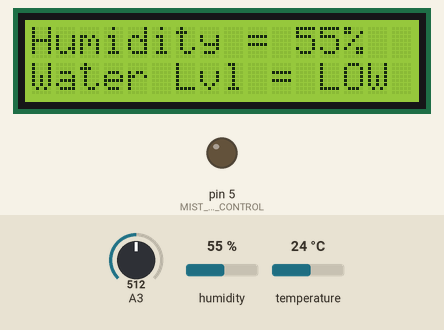
This sketch was run on a simulated Arduino Uno, built with avr-gcc and run on an emulated ATmega328P. On the bench: 16×2 character LCD, output pins drawn as LEDs (lit = HIGH). Inputs (shaded band) come from the test bench; at power-on: A3 = 512, humidity 55 %, temperature 24 °C. Pins used as bus, display or sensor lines are not drawn.

Above: at 10.3 s.
10.4 s: A3 set to 540
At 12.4 s:
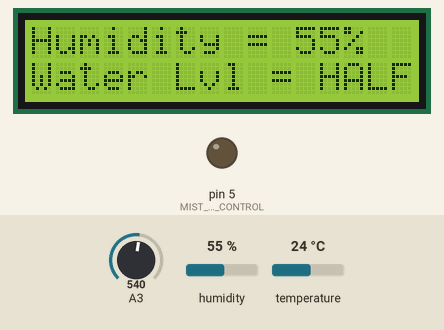
12.8 s: A3 set to 511
At 14.4 s:
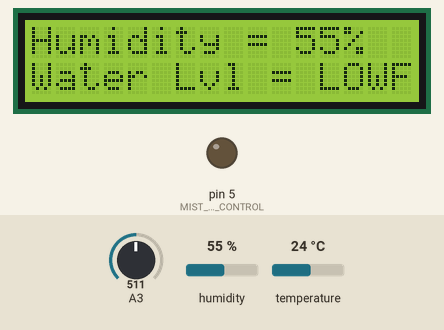
15.0 s: A3 set to 610
At 16.3 s:
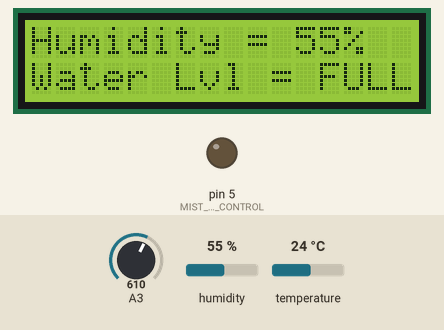
17.3 s: humidity set to 80 %
At 18.4 s:
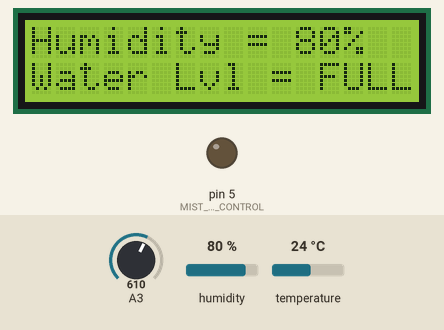
19.5 s: humidity set to 83 %
At 21.4 s:
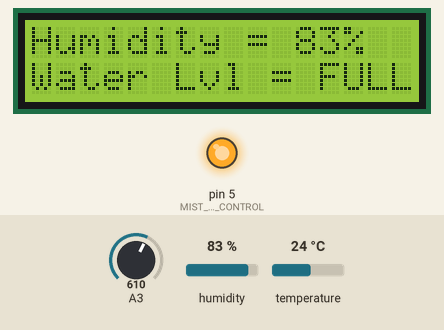
21.7 s: A3 set to 583
At 23.7 s:
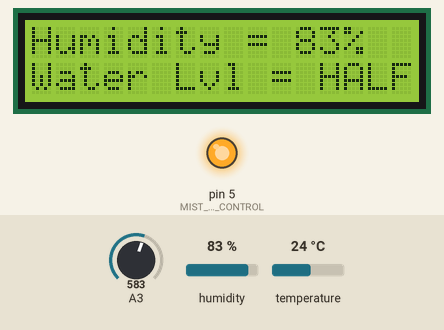
Timing chart, 0 to 24.9 s (numbered marks = the images above; inputs shaded):
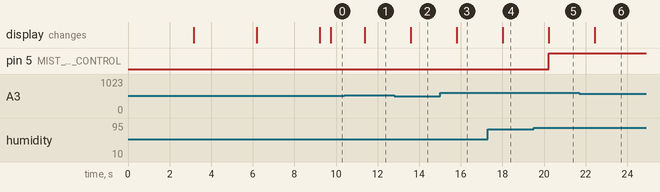

The sketch:

humidity_001.ino
```cpp
//ARDUINO HUMIDITY MEASURING SYSTEM - 6/23/2024 - GROUP 4
//CREATED BY: MANESHA FERNANDO


//LIBRARIES
#include <Wire.h>
#include <LiquidCrystal_I2C.h>
#include <DHT11.h>

//OBJECT NAME
LiquidCrystal_I2C lcd(0x27, 16, 2);
DHT11 manesha(6);

void setup() {

  pinMode(4, OUTPUT); // FILAMENT BULB CONTROL
  pinMode(5, OUTPUT); // MIST MAKER CONTROL


  //LCD INITIALIZATION
  lcd.init();
  lcd.backlight();
  lcd.begin(16, 2);


  //WELCOME MESSAGE..
  lcd.setCursor(0,0);
  lcd.print("WELCOME !!");
  delay(3000);
  lcd.clear();

  lcd.setCursor(0,0);
  lcd.print("ARDUINO HUMIDITY");
  lcd.setCursor(0,1);
  lcd.print("CONTROL SYSTEM");
  delay(3000);
  lcd.clear();

  lcd.setCursor(0,0);
  lcd.print("GROUP 4");
  delay(3000);
  lcd.clear();

}

void loop() {

  int waterLvl = analogRead(A3);
  int humidity = manesha.readHumidity();


  //DISPLAY HUMIDITY MEASURMENT ON LCD SCREEN - ROW 1
  lcd.setCursor(0,0);
  lcd.print("Humidity = ");
  lcd.print(humidity);
  lcd.print("%");

//DISPLAY WATER LEVEL MEASURMENT ON LCD SCREEN - ROW 2
  if (waterLvl < 530){
    lcd.setCursor(0,1);
    lcd.print("Water Lvl = LOW");
  }

  else if (waterLvl < 600 && waterLvl > 530){
    lcd.setCursor(0,1);
    lcd.print("Water Lvl = HALF");
  }

  else if (waterLvl > 600){
    lcd.setCursor(0,1);
    lcd.print("Water Lvl = FULL");
  }


//RELAY CONTROL MECHANISM - FOR FILAMENT AND MIST MAKER
//NEED CALIBRATION DEPENDING ON THE ENVIRONMENT
//THRESHOLD VALUE = 80% WITH +-2% TOLERANCE
  if (humidity < 79) {
    digitalWrite(5, LOW);
    digitalWrite(4, HIGH);
  }
  else if (humidity > 81){
    digitalWrite(4, LOW);
    digitalWrite(5, HIGH);
  }

}
```

Measured:
- the behaviour switches between 530 and 531 on A3 (found by bisection; images 0 and 1)
- the behaviour switches between 81 and 82 % on humidity (found by bisection; images 4 and 5)
- the behaviour switches between 600 and 599 on A3 (found by bisection; images 5 and 6)
- after the input at 10.4 s, the display: changes after 0.99 s (image 1)
- after the input at 12.8 s, the display: changes after 0.80 s (image 2)
- after the input at 15.0 s, the display: changes after 0.81 s (image 3)
- after the input at 17.3 s, the display: changes after 0.72 s (image 4)
- after the input at 19.5 s, pin 5 (MIST_MAKER_CONTROL): LOW → HIGH after 0.73 s; the display: changes after 0.73 s (image 5)
- after the input at 21.7 s, the display: changes after 0.74 s (image 6)
